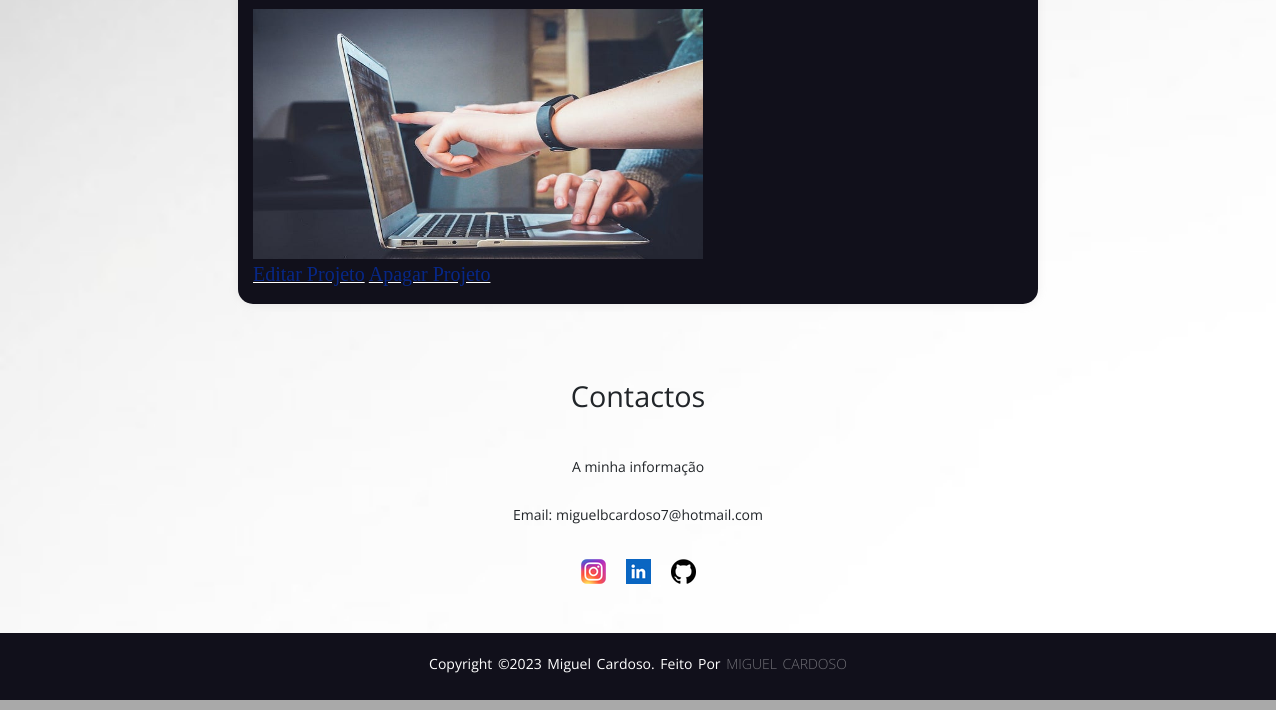
The app's page /portfolio/projetosPessoais (lower part), older data.
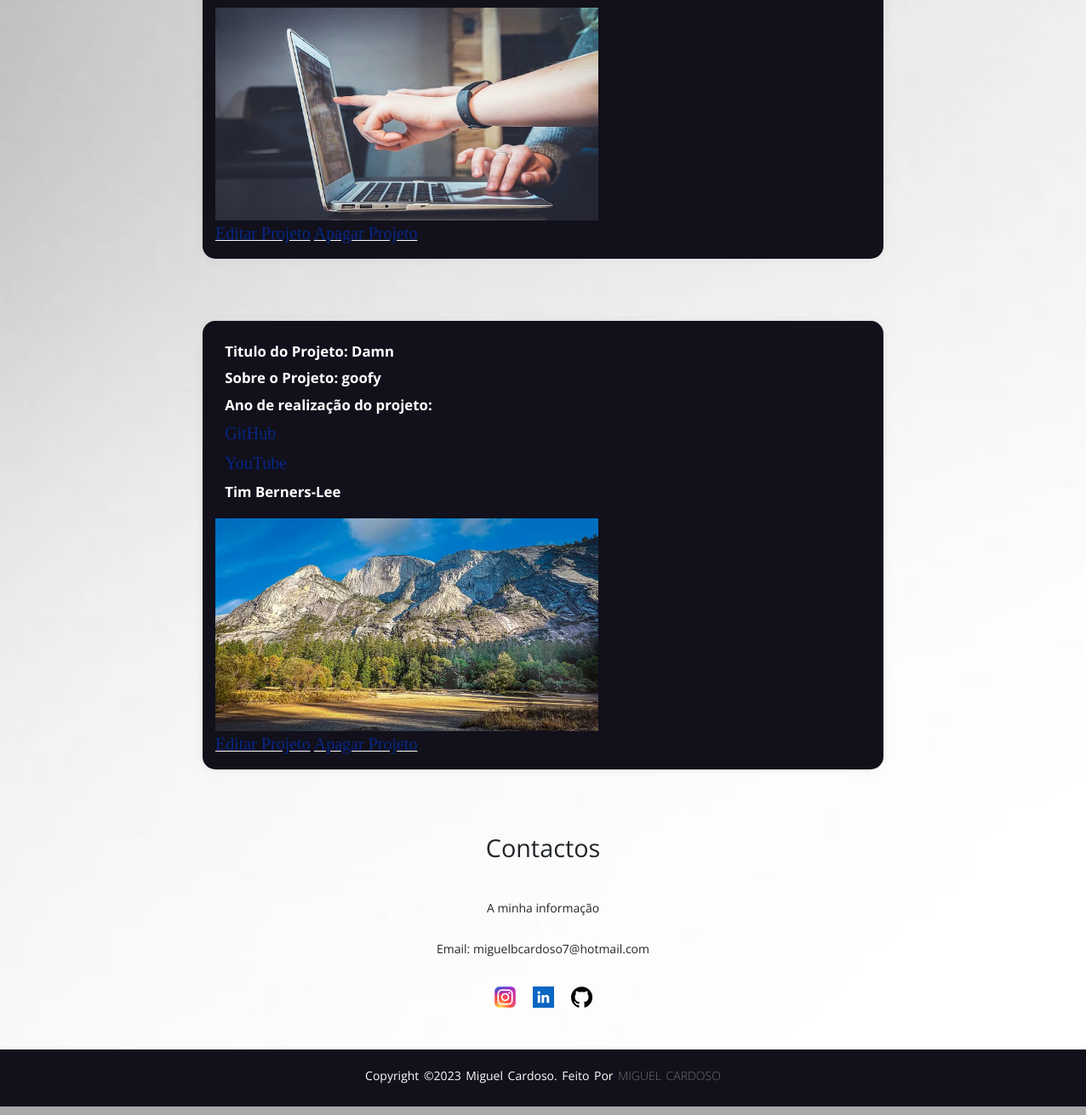
The same page, newer data.
### portfolio/models.py (models this page shows, shortened)
class Projeto(models.Model):
    titulo = models.CharField(max_length=50)
    descricao = models.CharField(max_length=500)
    imagem = models.ImageField(upload_to='images/', blank=True)
    anoRealizacao = models.IntegerField()
    participantes = models.ManyToManyField(Pessoa, related_name='trabalhos')
    linkGithub = models.URLField(max_length=120, blank=True)
    videoYoutube = models.URLField(blank=True)

class Pessoa(models.Model):
    nome = models.CharField(max_length=50)
    linkPaginaLusofona = models.URLField(max_length=200, blank=True)
    linkLinkedIn = models.URLField(max_length=200, blank=True)
    linkAppPortfolio = models.URLField(blank=True)
    def __str__(self):
        return self.nome

### portfolio/views.py (the view)
# urls.py: path('projetosPessoais', views.projetosPessoais_view, name='projetosPessoais'),
def projetosPessoais_view(request):
    projetosPessoais = Projeto.objects.all()
    context = {
        'projetosPessoais': projetosPessoais,
    }
    return render(request, 'portfolio/projetosPessoais.html', context)

### portfolio/templates/portfolio/projetosPessoais.html (shortened to what this page needs)
{% extends 'portfolio/layout.html' %}
{% block main %}
{% for projetoPessoal in projetosPessoais %}
<div class="projetos-center">
    <div class="projetos-box">
        <h1>Titulo do Projeto: {{ projetoPessoal.titulo}} </h1>
        <div class="info">
            <h1>Sobre o Projeto: {{projetoPessoal.descricao}} </h1>
            <h1>Ano de realização do projeto: {{ projetoPessoal.anoDeRealizacao}}</h1>
            <h1><a href="{{ projetoPessoal.linkGithub }}">GitHub</a></h1>
            <h1><a href="{{ projetoPessoal.videoYoutube }}">YouTube</a></h1>
            {% for participante in projetoPessoal.participantes.all %}
            <h1>{{ participante }}</h1>
            {% endfor %}
            <img src="{{projetoPessoal.imagem.url}}" alt="Projeto LP2" width="250" height="150">
        </div>
        <u><a href="{% url 'portfolio:editarProjeto' projetoPessoal.id %}">Editar Projeto</a></u>
        <u><a href="{% url 'portfolio:apagarProjeto' projetoPessoal.id %}">Apagar Projeto</a></u>
    </div>
</div>
{% endfor %}
<div class="footer-content">
    <h3>Contactos</h3>
    <p>A minha informação</p>
    <p>Email: miguelbcardoso7@hotmail.com</p>
    <ul class="socials">
        <li><a href="https://www.instagram.com/miguelbcardoso/"><img src="/media/instagram.png"></a></li>
        <li><a href="https://www.linkedin.com/in/miguelbcardoso/"><img src="/media/linkedin.png"></a></li>
        <li><a href="https://github.com/miguel-cardoso-a22102861"><img src="/media/githubrodape.png"></a></li>
    </ul>
</div>
<div class="footer-bottom" id="footer-bottom">
    <p>copyright &copy;2023 Miguel Cardoso. Feito por <span>Miguel Cardoso</span>
    </p>
</div>
{% load static %}
<link rel="stylesheet" href="{% static 'portfolio/css/projetosPessoais.css' %}">
{% endblock %}

Row changes from the older to the newer data that the page shows:
added Projeto: titulo "Damn", descricao "goofy", imagem (picture)
now on this page (row unchanged): Pessoa: nome "Tim Berners-Lee"
